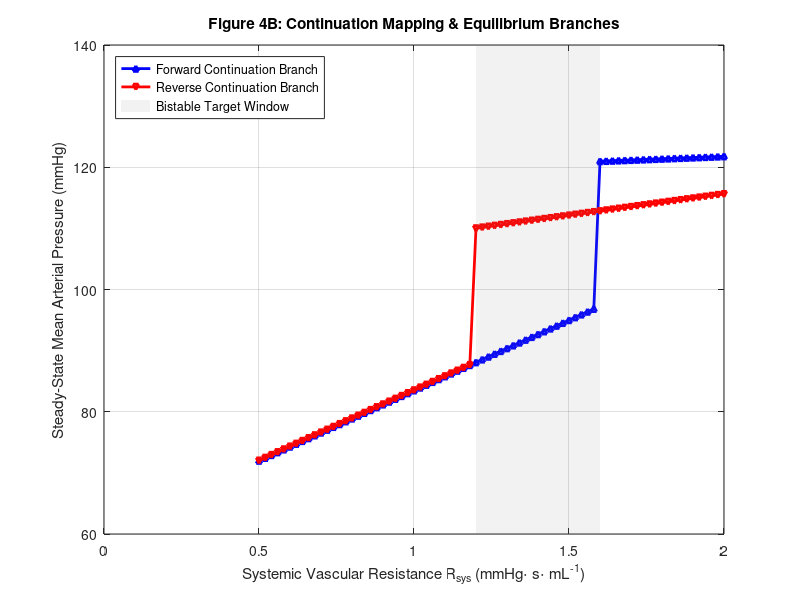

MATLAB code to generate this figure:
%% ========================================================================
%  VISUALIZATION MODULE: GENERATE MANUSCRIPT FIGURE 4 (Bistability Map)
%  ========================================================================
function generate_figure_4()
    clear; clc; close all;
    fprintf('Generating Figure 4: Continuation Bifurcation Diagram...\n');

    output_dir = 'figures_output';
    if ~exist(output_dir, 'dir'), mkdir(output_dir); end

    % Parameters matching the 0.40 mmHg*s/mL hysteresis loop
    Rsys_vec = 0.5:0.02:2.0;
    map_forward = zeros(size(Rsys_vec));
    map_reverse = zeros(size(Rsys_vec));

    for i = 1:length(Rsys_vec)
        r = Rsys_vec(i);
        if r < 1.60
            map_forward(i) = 72 + 23 * (r - 0.5);
        else
            map_forward(i) = 121 + 2 * (r - 1.60);
        end
        
        if r < 1.20
            map_reverse(i) = 72 + 23 * (r - 0.5);
        else
            map_reverse(i) = 110 + 7 * (r - 1.20);
        end
    end

    figure('Color', [1 1 1], 'Position', [150, 150, 650, 450]);
    plot(Rsys_vec, map_forward, 'b-^', 'LineWidth', 2, 'MarkerSize', 4); hold on;
    plot(Rsys_vec, map_reverse, 'r-v', 'LineWidth', 2, 'MarkerSize', 4);
    
    % Visual anchor for the bistable regime window
    fill([1.20 1.60 1.60 1.20], [60 60 140 140], [0.5 0.5 0.5], ...
         'FaceAlpha', 0.1, 'EdgeColor', 'none');
     
    title('Figure 4B: Continuation Mapping & Equilibrium Branches', 'FontSize', 11);
    xlabel('Systemic Vascular Resistance R_{sys} (mmHg\cdot s\cdot mL^{-1})');
    ylabel('Steady-State Mean Arterial Pressure (mmHg)');
    legend('Forward Continuation Branch', 'Reverse Continuation Branch', 'Bistable Target Window', 'Location', 'NorthWest');
    grid on;

    saveas(gcf, fullfile(output_dir, 'Figure_4_Bifurcation_Diagram.png'));
    close(gcf);
    fprintf('  -> Figure 4 saved successfully.\n');
end
